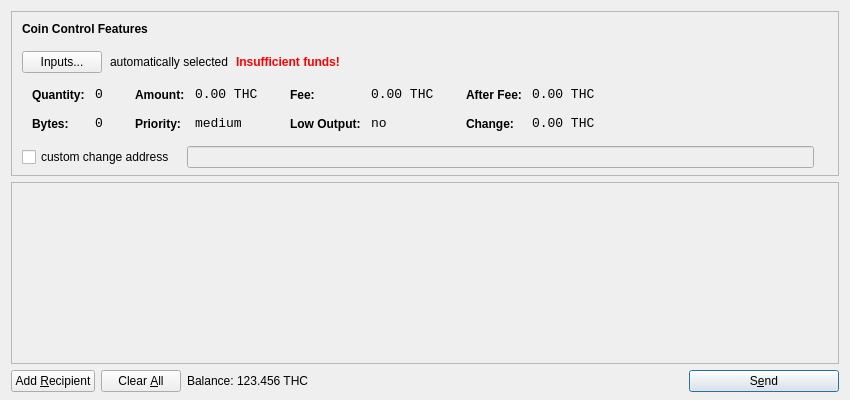
<?xml version="1.0" encoding="UTF-8"?>
<ui version="4.0">
 <class>SendCoinsDialog</class>
 <widget class="QDialog" name="SendCoinsDialog">
  <property name="geometry">
   <rect>
    <x>0</x>
    <y>0</y>
    <width>850</width>
    <height>400</height>
   </rect>
  </property>
  <property name="windowTitle">
   <string>Send Coins</string>
  </property>
  <layout class="QVBoxLayout" name="verticalLayout" stretch="0,1,0">
   <property name="bottomMargin">
    <number>8</number>
   </property>
   <item>
    <widget class="QFrame" name="frameCoinControl">
     <property name="sizePolicy">
      <sizepolicy hsizetype="Expanding" vsizetype="Expanding">
       <horstretch>0</horstretch>
       <verstretch>0</verstretch>
      </sizepolicy>
     </property>
     <property name="maximumSize">
      <size>
       <width>16777215</width>
       <height>16777215</height>
      </size>
     </property>
     <property name="frameShape">
      <enum>QFrame::StyledPanel</enum>
     </property>
     <property name="frameShadow">
      <enum>QFrame::Sunken</enum>
     </property>
     <layout class="QVBoxLayout" name="verticalLayoutCoinControl2">
      <property name="spacing">
       <number>6</number>
      </property>
      <property name="leftMargin">
       <number>0</number>
      </property>
      <property name="topMargin">
       <number>0</number>
      </property>
      <property name="rightMargin">
       <number>0</number>
      </property>
      <property name="bottomMargin">
       <number>6</number>
      </property>
      <item>
       <layout class="QVBoxLayout" name="verticalLayoutCoinControl" stretch="0,0,0,0,1">
        <property name="spacing">
         <number>0</number>
        </property>
        <property name="leftMargin">
         <number>10</number>
        </property>
        <property name="topMargin">
         <number>10</number>
        </property>
        <item>
         <layout class="QHBoxLayout" name="horizontalLayoutCoinControl1">
          <property name="bottomMargin">
           <number>15</number>
          </property>
          <item>
           <widget class="QLabel" name="labelCoinControlFeatures">
            <property name="sizePolicy">
             <sizepolicy hsizetype="Preferred" vsizetype="Maximum">
              <horstretch>0</horstretch>
              <verstretch>0</verstretch>
             </sizepolicy>
            </property>
            <property name="font">
             <font>
              <weight>75</weight>
              <bold>true</bold>
             </font>
            </property>
            <property name="styleSheet">
             <string notr="true">font-weight:bold;</string>
            </property>
            <property name="text">
             <string>Coin Control Features</string>
            </property>
           </widget>
          </item>
         </layout>
        </item>
        <item>
         <layout class="QHBoxLayout" name="horizontalLayoutCoinControl2" stretch="0,0,0,0">
          <property name="spacing">
           <number>8</number>
          </property>
          <property name="bottomMargin">
           <number>10</number>
          </property>
          <item>
           <widget class="QPushButton" name="pushButtonCoinControl">
            <property name="styleSheet">
             <string notr="true"/>
            </property>
            <property name="text">
             <string>Inputs...</string>
            </property>
           </widget>
          </item>
          <item>
           <widget class="QLabel" name="labelCoinControlAutomaticallySelected">
            <property name="text">
             <string>automatically selected</string>
            </property>
            <property name="margin">
             <number>5</number>
            </property>
           </widget>
          </item>
          <item>
           <widget class="QLabel" name="labelCoinControlInsuffFunds">
            <property name="font">
             <font>
              <weight>75</weight>
              <bold>true</bold>
             </font>
            </property>
            <property name="styleSheet">
             <string notr="true">color:red;font-weight:bold;</string>
            </property>
            <property name="text">
             <string>Insufficient funds!</string>
            </property>
            <property name="margin">
             <number>5</number>
            </property>
           </widget>
          </item>
          <item>
           <spacer name="horizontalSpacerCoinControl">
            <property name="orientation">
             <enum>Qt::Horizontal</enum>
            </property>
            <property name="sizeHint" stdset="0">
             <size>
              <width>40</width>
              <height>1</height>
             </size>
            </property>
           </spacer>
          </item>
         </layout>
        </item>
        <item>
         <widget class="QWidget" name="widgetCoinControl" native="true">
          <property name="sizePolicy">
           <sizepolicy hsizetype="Preferred" vsizetype="Preferred">
            <horstretch>0</horstretch>
            <verstretch>0</verstretch>
           </sizepolicy>
          </property>
          <property name="minimumSize">
           <size>
            <width>0</width>
            <height>0</height>
           </size>
          </property>
          <property name="styleSheet">
           <string notr="true"/>
          </property>
          <layout class="QHBoxLayout" name="horizontalLayoutCoinControl5">
           <property name="margin">
            <number>0</number>
           </property>
           <item>
            <layout class="QHBoxLayout" name="horizontalLayoutCoinControl3" stretch="0,0,0,1">
             <property name="spacing">
              <number>20</number>
             </property>
             <property name="topMargin">
              <number>0</number>
             </property>
             <property name="bottomMargin">
              <number>10</number>
             </property>
             <item>
              <layout class="QFormLayout" name="formLayoutCoinControl1">
               <property name="horizontalSpacing">
                <number>10</number>
               </property>
               <property name="verticalSpacing">
                <number>14</number>
               </property>
               <property name="leftMargin">
                <number>10</number>
               </property>
               <property name="topMargin">
                <number>4</number>
               </property>
               <property name="rightMargin">
                <number>6</number>
               </property>
               <item row="0" column="0">
                <widget class="QLabel" name="labelCoinControlQuantityText">
                 <property name="styleSheet">
                  <string notr="true">font-weight:bold;</string>
                 </property>
                 <property name="text">
                  <string>Quantity:</string>
                 </property>
                 <property name="margin">
                  <number>0</number>
                 </property>
                </widget>
               </item>
               <item row="0" column="1">
                <widget class="QLabel" name="labelCoinControlQuantity">
                 <property name="font">
                  <font>
                   <family>Monospace</family>
                   <pointsize>10</pointsize>
                  </font>
                 </property>
                 <property name="cursor">
                  <cursorShape>IBeamCursor</cursorShape>
                 </property>
                 <property name="contextMenuPolicy">
                  <enum>Qt::ActionsContextMenu</enum>
                 </property>
                 <property name="text">
                  <string notr="true">0</string>
                 </property>
                 <property name="margin">
                  <number>0</number>
                 </property>
                 <property name="textInteractionFlags">
                  <set>Qt::LinksAccessibleByMouse|Qt::TextSelectableByKeyboard|Qt::TextSelectableByMouse</set>
                 </property>
                </widget>
               </item>
               <item row="1" column="0">
                <widget class="QLabel" name="labelCoinControlBytesText">
                 <property name="styleSheet">
                  <string notr="true">font-weight:bold;</string>
                 </property>
                 <property name="text">
                  <string>Bytes:</string>
                 </property>
                </widget>
               </item>
               <item row="1" column="1">
                <widget class="QLabel" name="labelCoinControlBytes">
                 <property name="font">
                  <font>
                   <family>Monospace</family>
                   <pointsize>10</pointsize>
                  </font>
                 </property>
                 <property name="cursor">
                  <cursorShape>IBeamCursor</cursorShape>
                 </property>
                 <property name="contextMenuPolicy">
                  <enum>Qt::ActionsContextMenu</enum>
                 </property>
                 <property name="text">
                  <string notr="true">0</string>
                 </property>
                 <property name="textInteractionFlags">
                  <set>Qt::LinksAccessibleByMouse|Qt::TextSelectableByKeyboard|Qt::TextSelectableByMouse</set>
                 </property>
                </widget>
               </item>
              </layout>
             </item>
             <item>
              <layout class="QFormLayout" name="formLayoutCoinControl2">
               <property name="horizontalSpacing">
                <number>10</number>
               </property>
               <property name="verticalSpacing">
                <number>14</number>
               </property>
               <property name="leftMargin">
                <number>6</number>
               </property>
               <property name="topMargin">
                <number>4</number>
               </property>
               <property name="rightMargin">
                <number>6</number>
               </property>
               <item row="0" column="0">
                <widget class="QLabel" name="labelCoinControlAmountText">
                 <property name="styleSheet">
                  <string notr="true">font-weight:bold;</string>
                 </property>
                 <property name="text">
                  <string>Amount:</string>
                 </property>
                 <property name="margin">
                  <number>0</number>
                 </property>
                </widget>
               </item>
               <item row="0" column="1">
                <widget class="QLabel" name="labelCoinControlAmount">
                 <property name="font">
                  <font>
                   <family>Monospace</family>
                   <pointsize>10</pointsize>
                  </font>
                 </property>
                 <property name="cursor">
                  <cursorShape>IBeamCursor</cursorShape>
                 </property>
                 <property name="contextMenuPolicy">
                  <enum>Qt::ActionsContextMenu</enum>
                 </property>
                 <property name="text">
                  <string notr="true">0.00 THC</string>
                 </property>
                 <property name="textInteractionFlags">
                  <set>Qt::LinksAccessibleByMouse|Qt::TextSelectableByKeyboard|Qt::TextSelectableByMouse</set>
                 </property>
                </widget>
               </item>
               <item row="1" column="0">
                <widget class="QLabel" name="labelCoinControlPriorityText">
                 <property name="styleSheet">
                  <string notr="true">font-weight:bold;</string>
                 </property>
                 <property name="text">
                  <string>Priority:</string>
                 </property>
                </widget>
               </item>
               <item row="1" column="1">
                <widget class="QLabel" name="labelCoinControlPriority">
                 <property name="font">
                  <font>
                   <family>Monospace</family>
                   <pointsize>10</pointsize>
                  </font>
                 </property>
                 <property name="cursor">
                  <cursorShape>IBeamCursor</cursorShape>
                 </property>
                 <property name="contextMenuPolicy">
                  <enum>Qt::ActionsContextMenu</enum>
                 </property>
                 <property name="text">
                  <string>medium</string>
                 </property>
                 <property name="textInteractionFlags">
                  <set>Qt::LinksAccessibleByMouse|Qt::TextSelectableByKeyboard|Qt::TextSelectableByMouse</set>
                 </property>
                </widget>
               </item>
              </layout>
             </item>
             <item>
              <layout class="QFormLayout" name="formLayoutCoinControl3">
               <property name="horizontalSpacing">
                <number>10</number>
               </property>
               <property name="verticalSpacing">
                <number>14</number>
               </property>
               <property name="leftMargin">
                <number>6</number>
               </property>
               <property name="topMargin">
                <number>4</number>
               </property>
               <property name="rightMargin">
                <number>6</number>
               </property>
               <item row="0" column="0">
                <widget class="QLabel" name="labelCoinControlFeeText">
                 <property name="styleSheet">
                  <string notr="true">font-weight:bold;</string>
                 </property>
                 <property name="text">
                  <string>Fee:</string>
                 </property>
                 <property name="margin">
                  <number>0</number>
                 </property>
                </widget>
               </item>
               <item row="0" column="1">
                <widget class="QLabel" name="labelCoinControlFee">
                 <property name="font">
                  <font>
                   <family>Monospace</family>
                   <pointsize>10</pointsize>
                  </font>
                 </property>
                 <property name="cursor">
                  <cursorShape>IBeamCursor</cursorShape>
                 </property>
                 <property name="contextMenuPolicy">
                  <enum>Qt::ActionsContextMenu</enum>
                 </property>
                 <property name="text">
                  <string notr="true">0.00 THC</string>
                 </property>
                 <property name="textInteractionFlags">
                  <set>Qt::LinksAccessibleByMouse|Qt::TextSelectableByKeyboard|Qt::TextSelectableByMouse</set>
                 </property>
                </widget>
               </item>
               <item row="1" column="0">
                <widget class="QLabel" name="labelCoinControlLowOutputText">
                 <property name="styleSheet">
                  <string notr="true">font-weight:bold;</string>
                 </property>
                 <property name="text">
                  <string>Low Output:</string>
                 </property>
                </widget>
               </item>
               <item row="1" column="1">
                <widget class="QLabel" name="labelCoinControlLowOutput">
                 <property name="font">
                  <font>
                   <family>Monospace</family>
                   <pointsize>10</pointsize>
                  </font>
                 </property>
                 <property name="cursor">
                  <cursorShape>IBeamCursor</cursorShape>
                 </property>
                 <property name="contextMenuPolicy">
                  <enum>Qt::ActionsContextMenu</enum>
                 </property>
                 <property name="text">
                  <string>no</string>
                 </property>
                 <property name="textInteractionFlags">
                  <set>Qt::LinksAccessibleByMouse|Qt::TextSelectableByKeyboard|Qt::TextSelectableByMouse</set>
                 </property>
                </widget>
               </item>
              </layout>
             </item>
             <item>
              <layout class="QFormLayout" name="formLayoutCoinControl4">
               <property name="horizontalSpacing">
                <number>10</number>
               </property>
               <property name="verticalSpacing">
                <number>14</number>
               </property>
               <property name="leftMargin">
                <number>6</number>
               </property>
               <property name="topMargin">
                <number>4</number>
               </property>
               <property name="rightMargin">
                <number>6</number>
               </property>
               <item row="0" column="0">
                <widget class="QLabel" name="labelCoinControlAfterFeeText">
                 <property name="styleSheet">
                  <string notr="true">font-weight:bold;</string>
                 </property>
                 <property name="text">
                  <string>After Fee:</string>
                 </property>
                 <property name="margin">
                  <number>0</number>
                 </property>
                </widget>
               </item>
               <item row="0" column="1">
                <widget class="QLabel" name="labelCoinControlAfterFee">
                 <property name="font">
                  <font>
                   <family>Monospace</family>
                   <pointsize>10</pointsize>
                  </font>
                 </property>
                 <property name="cursor">
                  <cursorShape>IBeamCursor</cursorShape>
                 </property>
                 <property name="contextMenuPolicy">
                  <enum>Qt::ActionsContextMenu</enum>
                 </property>
                 <property name="text">
                  <string notr="true">0.00 THC</string>
                 </property>
                 <property name="textInteractionFlags">
                  <set>Qt::LinksAccessibleByMouse|Qt::TextSelectableByKeyboard|Qt::TextSelectableByMouse</set>
                 </property>
                </widget>
               </item>
               <item row="1" column="0">
                <widget class="QLabel" name="labelCoinControlChangeText">
                 <property name="styleSheet">
                  <string notr="true">font-weight:bold;</string>
                 </property>
                 <property name="text">
                  <string>Change:</string>
                 </property>
                </widget>
               </item>
               <item row="1" column="1">
                <widget class="QLabel" name="labelCoinControlChange">
                 <property name="font">
                  <font>
                   <family>Monospace</family>
                   <pointsize>10</pointsize>
                  </font>
                 </property>
                 <property name="cursor">
                  <cursorShape>IBeamCursor</cursorShape>
                 </property>
                 <property name="contextMenuPolicy">
                  <enum>Qt::ActionsContextMenu</enum>
                 </property>
                 <property name="text">
                  <string notr="true">0.00 THC</string>
                 </property>
                 <property name="textInteractionFlags">
                  <set>Qt::LinksAccessibleByMouse|Qt::TextSelectableByKeyboard|Qt::TextSelectableByMouse</set>
                 </property>
                </widget>
               </item>
              </layout>
             </item>
            </layout>
           </item>
          </layout>
         </widget>
        </item>
        <item>
         <layout class="QHBoxLayout" name="horizontalLayoutCoinControl4" stretch="0,0,0">
          <property name="spacing">
           <number>12</number>
          </property>
          <property name="sizeConstraint">
           <enum>QLayout::SetDefaultConstraint</enum>
          </property>
          <property name="topMargin">
           <number>5</number>
          </property>
          <property name="rightMargin">
           <number>5</number>
          </property>
          <item>
           <widget class="QCheckBox" name="checkBoxCoinControlChange">
            <property name="text">
             <string>custom change address</string>
            </property>
           </widget>
          </item>
          <item>
           <widget class="QLineEdit" name="lineEditCoinControlChange">
            <property name="enabled">
             <bool>false</bool>
            </property>
            <property name="sizePolicy">
             <sizepolicy hsizetype="Expanding" vsizetype="Fixed">
              <horstretch>0</horstretch>
              <verstretch>0</verstretch>
             </sizepolicy>
            </property>
           </widget>
          </item>
          <item>
           <widget class="QLabel" name="labelCoinControlChangeLabel">
            <property name="sizePolicy">
             <sizepolicy hsizetype="Preferred" vsizetype="Expanding">
              <horstretch>0</horstretch>
              <verstretch>0</verstretch>
             </sizepolicy>
            </property>
            <property name="minimumSize">
             <size>
              <width>0</width>
              <height>0</height>
             </size>
            </property>
            <property name="text">
             <string/>
            </property>
            <property name="margin">
             <number>3</number>
            </property>
           </widget>
          </item>
         </layout>
        </item>
        <item>
         <spacer name="verticalSpacerCoinControl">
          <property name="orientation">
           <enum>Qt::Vertical</enum>
          </property>
          <property name="sizeHint" stdset="0">
           <size>
            <width>800</width>
            <height>1</height>
           </size>
          </property>
         </spacer>
        </item>
       </layout>
      </item>
     </layout>
    </widget>
   </item>
   <item>
    <widget class="QScrollArea" name="scrollArea">
     <property name="widgetResizable">
      <bool>true</bool>
     </property>
     <widget class="QWidget" name="scrollAreaWidgetContents">
      <property name="geometry">
       <rect>
        <x>0</x>
        <y>0</y>
        <width>830</width>
        <height>175</height>
       </rect>
      </property>
      <layout class="QVBoxLayout" name="verticalLayout_2">
       <property name="margin">
        <number>0</number>
       </property>
       <item>
        <layout class="QVBoxLayout" name="entries">
         <property name="spacing">
          <number>6</number>
         </property>
        </layout>
       </item>
       <item>
        <spacer name="verticalSpacer">
         <property name="orientation">
          <enum>Qt::Vertical</enum>
         </property>
         <property name="sizeHint" stdset="0">
          <size>
           <width>20</width>
           <height>40</height>
          </size>
         </property>
        </spacer>
       </item>
      </layout>
     </widget>
    </widget>
   </item>
   <item>
    <layout class="QHBoxLayout" name="horizontalLayout">
     <item>
      <widget class="QPushButton" name="addButton">
       <property name="toolTip">
        <string>Send to multiple recipients at once</string>
       </property>
       <property name="text">
        <string>Add &amp;Recipient</string>
       </property>
       <property name="icon">
        <iconset resource="../bitcoin.qrc">
         <normaloff>:/icons/add</normaloff>:/icons/add</iconset>
       </property>
       <property name="autoDefault">
        <bool>false</bool>
       </property>
      </widget>
     </item>
     <item>
      <widget class="QPushButton" name="clearButton">
       <property name="sizePolicy">
        <sizepolicy hsizetype="Minimum" vsizetype="Fixed">
         <horstretch>0</horstretch>
         <verstretch>0</verstretch>
        </sizepolicy>
       </property>
       <property name="toolTip">
        <string>Remove all transaction fields</string>
       </property>
       <property name="text">
        <string>Clear &amp;All</string>
       </property>
       <property name="icon">
        <iconset resource="../bitcoin.qrc">
         <normaloff>:/icons/remove</normaloff>:/icons/remove</iconset>
       </property>
       <property name="autoRepeatDelay">
        <number>300</number>
       </property>
       <property name="autoDefault">
        <bool>false</bool>
       </property>
      </widget>
     </item>
     <item>
      <layout class="QHBoxLayout" name="horizontalLayout_2">
       <property name="spacing">
        <number>3</number>
       </property>
       <item>
        <widget class="QLabel" name="label">
         <property name="text">
          <string>Balance:</string>
         </property>
        </widget>
       </item>
       <item>
        <widget class="QLabel" name="labelBalance">
         <property name="cursor">
          <cursorShape>IBeamCursor</cursorShape>
         </property>
         <property name="text">
          <string>123.456 THC</string>
         </property>
         <property name="textInteractionFlags">
          <set>Qt::LinksAccessibleByMouse|Qt::TextSelectableByKeyboard|Qt::TextSelectableByMouse</set>
         </property>
        </widget>
       </item>
      </layout>
     </item>
     <item>
      <spacer name="horizontalSpacer">
       <property name="orientation">
        <enum>Qt::Horizontal</enum>
       </property>
       <property name="sizeHint" stdset="0">
        <size>
         <width>40</width>
         <height>20</height>
        </size>
       </property>
      </spacer>
     </item>
     <item>
      <widget class="QPushButton" name="sendButton">
       <property name="minimumSize">
        <size>
         <width>150</width>
         <height>0</height>
        </size>
       </property>
       <property name="toolTip">
        <string>Confirm the send action</string>
       </property>
       <property name="text">
        <string>S&amp;end</string>
       </property>
       <property name="icon">
        <iconset resource="../bitcoin.qrc">
         <normaloff>:/icons/send</normaloff>:/icons/send</iconset>
       </property>
       <property name="default">
        <bool>true</bool>
       </property>
      </widget>
     </item>
    </layout>
   </item>
  </layout>
 </widget>
 <resources>
  <include location="../bitcoin.qrc"/>
 </resources>
 <connections/>
</ui>
